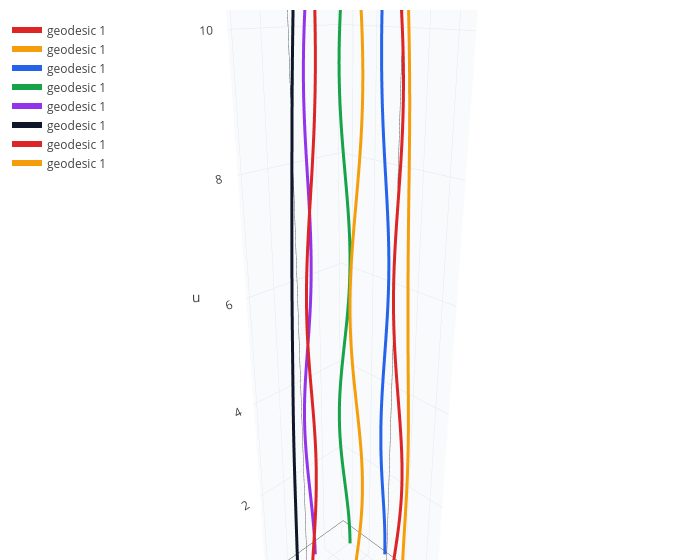

Notebook code for this chart:
### Markdown cell above
$\ddot x = h\cos(u)\,\dot u^2\,x$ and $\ddot y = -h\cos(u)\,\dot u^2\,y$: when the wave stretches $x$ it squeezes $y$, and
half a period later the other way round. This pattern is the **plus** polarisation; a wave with $H \propto 2xy$
(the **cross** polarisation) does the same along the diagonals.

Here are eight free particles on a ring of radius 1, followed as the wave passes, with $h = 0.1$. Time ($u$) runs
upward, so each particle traces a worldline and together they form a tube that bulges and pinches:

### Code cell
h = 0.1;
p1 = geodesic(pp, [0, 0, 1, 0], [1, -0.5, 0, 0], 12.6, [x y u]);
p2 = geodesic(pp, [0, 0, 0.707, 0.707], [1, -0.5, 0, 0], 12.6, [x y u]);
p3 = geodesic(pp, [0, 0, 0, 1], [1, -0.5, 0, 0], 12.6, [x y u]);
p4 = geodesic(pp, [0, 0, -0.707, 0.707], [1, -0.5, 0, 0], 12.6, [x y u]);
p5 = geodesic(pp, [0, 0, -1, 0], [1, -0.5, 0, 0], 12.6, [x y u]);
p6 = geodesic(pp, [0, 0, -0.707, -0.707], [1, -0.5, 0, 0], 12.6, [x y u]);
p7 = geodesic(pp, [0, 0, 0, -1], [1, -0.5, 0, 0], 12.6, [x y u]);
p8 = geodesic(pp, [0, 0, 0.707, -0.707], [1, -0.5, 0, 0], 12.6, [x y u]);
show(p1, p2, p3, p4, p5, p6, p7, p8)

### Figure 1 — Plotly figure (JSON) as saved in the notebook; plotly's stock layout.template omitted (floating-point values rounded to 4 significant figures; data arrays with more than 128 entries replaced by an {"elided": "..."} marker saying what was removed)
{"data": [{"line": {"color": "#dc2626", "width": 6}, "mode": "lines", "name": "geodesic 1", "type": "scatter3d", "x": {"elided": "1252 float values"}, "y": {"elided": "1252 int values"}, "z": {"elided": "1252 float values"}}, {"line": {"color": "#f59e0b", "width": 6}, "mode": "lines", "name": "geodesic 1", "type": "scatter3d", "x": {"elided": "1252 float values"}, "y": {"elided": "1252 float values"}, "z": {"elided": "1252 float values"}}, {"line": {"color": "#2563eb", "width": 6}, "mode": "lines", "name": "geodesic 1", "type": "scatter3d", "x": {"elided": "1252 int values"}, "y": {"elided": "1252 float values"}, "z": {"elided": "1252 float values"}}, {"line": {"color": "#16a34a", "width": 6}, "mode": "lines", "name": "geodesic 1", "type": "scatter3d", "x": {"elided": "1252 float values"}, "y": {"elided": "1252 float values"}, "z": {"elided": "1252 float values"}}, {"line": {"color": "#9333ea", "width": 6}, "mode": "lines", "name": "geodesic 1", "type": "scatter3d", "x": {"elided": "1252 float values"}, "y": {"elided": "1252 int values"}, "z": {"elided": "1252 float values"}}, {"line": {"color": "#0f172a", "width": 6}, "mode": "lines", "name": "geodesic 1", "type": "scatter3d", "x": {"elided": "1252 float values"}, "y": {"elided": "1252 float values"}, "z": {"elided": "1252 float values"}}, {"line": {"color": "#dc2626", "width": 6}, "mode": "lines", "name": "geodesic 1", "type": "scatter3d", "x": {"elided": "1252 int values"}, "y": {"elided": "1252 float values"}, "z": {"elided": "1252 float values"}}, {"line": {"color": "#f59e0b", "width": 6}, "mode": "lines", "name": "geodesic 1", "type": "scatter3d", "x": {"elided": "1252 float values"}, "y": {"elided": "1252 float values"}, "z": {"elided": "1252 float values"}}], "layout": {"height": 560, "legend": {"x": 0.01, "y": 0.99}, "margin": {"b": 0, "l": 0, "r": 0, "t": 10}, "scene": {"aspectmode": "data", "camera": {"eye": {"x": 1.6, "y": -1.6, "z": 1.0}}, "xaxis": {"backgroundcolor": "#f8fafc", "gridcolor": "#e2e8f0", "showbackground": true, "title": {"text": "x"}}, "yaxis": {"backgroundcolor": "#f8fafc", "gridcolor": "#e2e8f0", "showbackground": true, "title": {"text": "y"}}, "zaxis": {"backgroundcolor": "#f8fafc", "gridcolor": "#e2e8f0", "showbackground": true, "title": {"text": "u"}}}, "showlegend": true, "title": {"text": ""}, "width": 700}}
